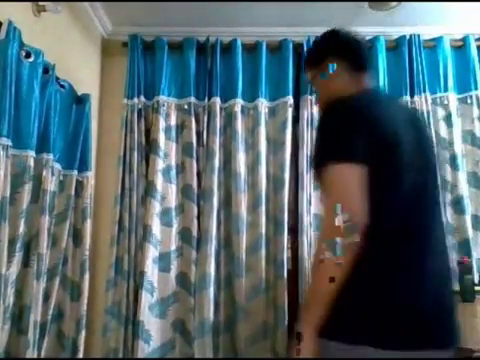
#> input picture frame 59 of videoplayback.mp4, 480 x 360 px, given in place of the camera
$ python invisibility_cloak.py
#> lines starting #> are read from the running program, lines starting #| are printed output that depends on the picture
import cv2
import numpy as np
import time

# Define the codec and create VideoWriter object
fourcc = cv2.VideoWriter_fourcc(*'XVID')
out = cv2.VideoWriter('output.avi',fourcc, 20.0, (640,480))

cap = cv2.VideoCapture(0)
time.sleep(3)
background=0
for i in range(30):
	ret,background = cap.read()
#> this loop made 30 passes
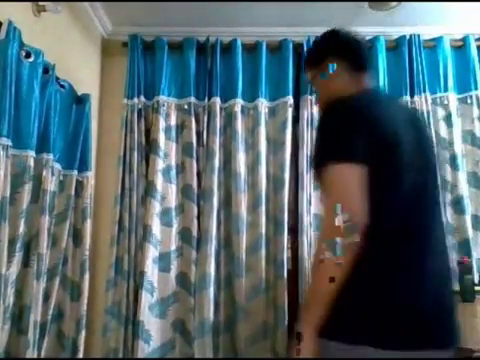
#> input picture frame 59 of videoplayback.mp4, 480 x 360 px, given in place of the camera
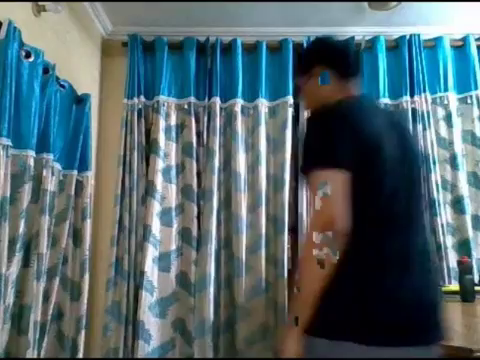
#> input picture frame 60 of videoplayback.mp4, 480 x 360 px, given in place of the camera

background = np.flip(background,axis=1)
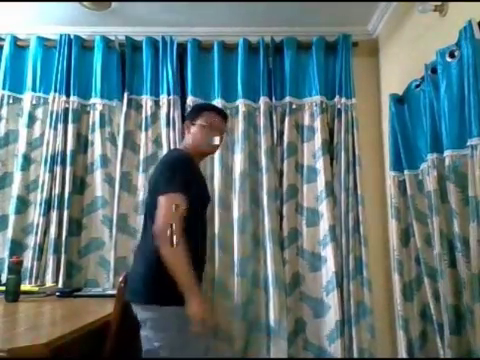
#> background: shape (360, 480, 3); mean B, G, R 119.5, 117.5, 96.3

while(cap.isOpened()):
	ret, img = cap.read()

	img = np.flip(img,axis=1)
	hsv = cv2.cvtColor(img, cv2.COLOR_BGR2HSV)

	# Generating mask to detect red color
	lower_red = np.array([0,100,100])
	upper_red = np.array([10,255,255])
	mask1 = cv2.inRange(hsv,lower_red,upper_red)

	lower_red = np.array([160,100,100])
	upper_red = np.array([180,255,255])
	mask2 = cv2.inRange(hsv,lower_red,upper_red)

	mask = mask1 + mask2
	mask = cv2.morphologyEx(mask, cv2.MORPH_OPEN, np.ones((3,3),np.uint8))

	img[np.where(mask==255)] = background[np.where(mask==255)]
	out.write(img)

	cv2.imshow('Invisibility Cloak',img)
	k = cv2.waitKey(10)
	if k == 27:
		break

$ run again, starting later in the video
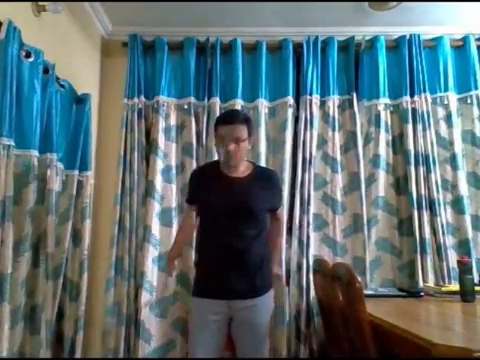
#> input picture frame 269 of videoplayback.mp4, 480 x 360 px, given in place of the camera
#> the loop `for i in range(30):` made 30 passes
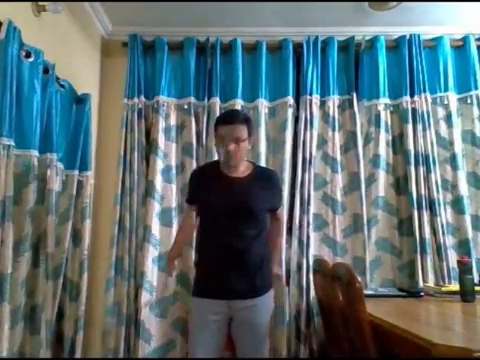
#> input picture frame 269 of videoplayback.mp4, 480 x 360 px, given in place of the camera
#> pass 3, `ret,background = cap.read()`:
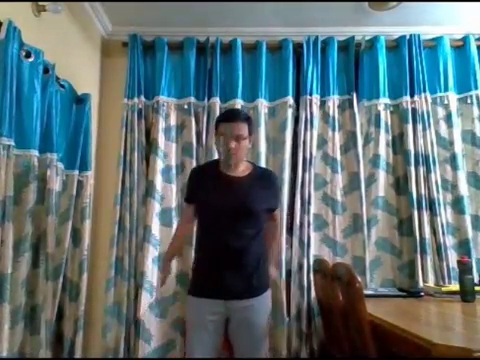
#> background: shape (360, 480, 3); mean B, G, R 113.4, 110.2, 94.4
#> `background = np.flip(background,axis=1)`:
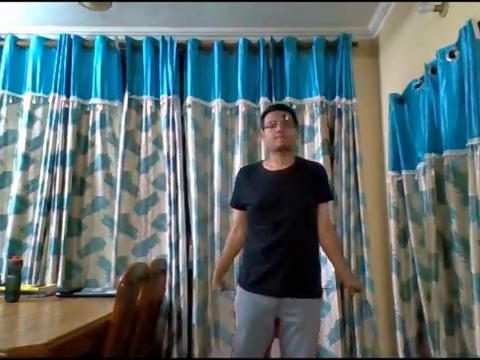
#> background: shape (360, 480, 3); mean B, G, R 112.2, 109.7, 93.8

$ run again, starting later in the video
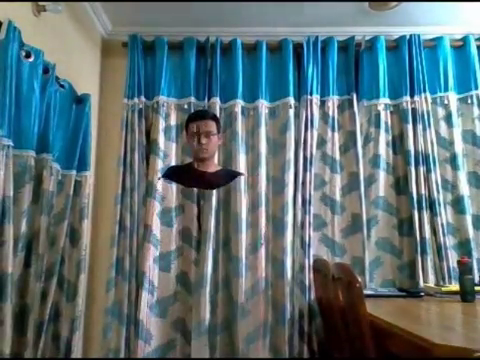
#> input picture frame 478 of videoplayback.mp4, 480 x 360 px, given in place of the camera
#> the loop `for i in range(30):` made 30 passes
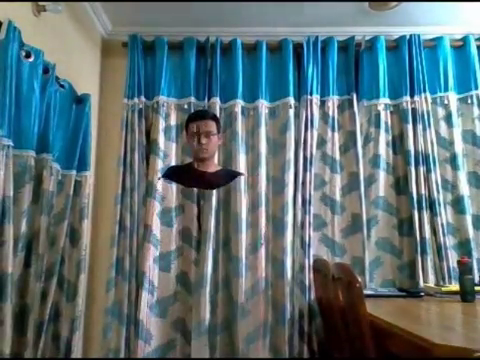
#> input picture frame 478 of videoplayback.mp4, 480 x 360 px, given in place of the camera
#> `background = np.flip(background,axis=1)`:
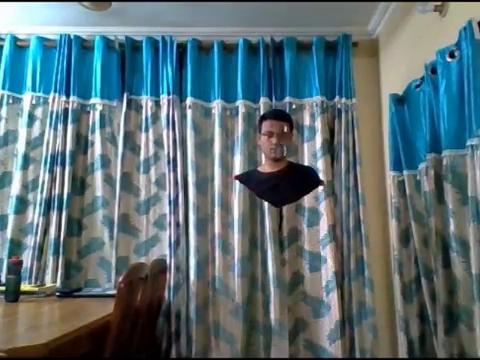
#> background: shape (360, 480, 3); mean B, G, R 116.3, 111.1, 91.7
